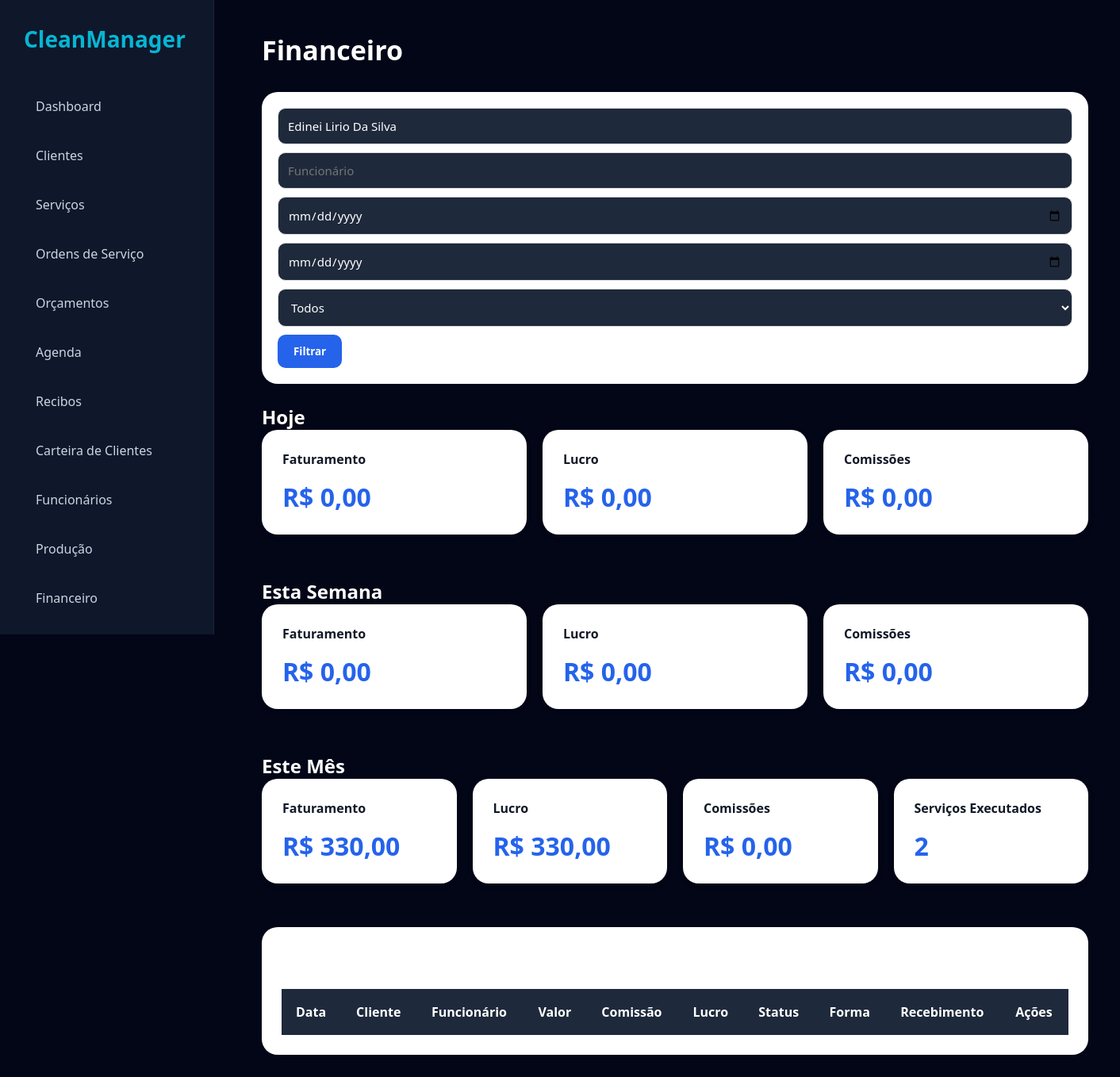
/admin/financeiro.php?cliente=Edinei Lirio Da Silva, run on an earlier commit of the app's database.
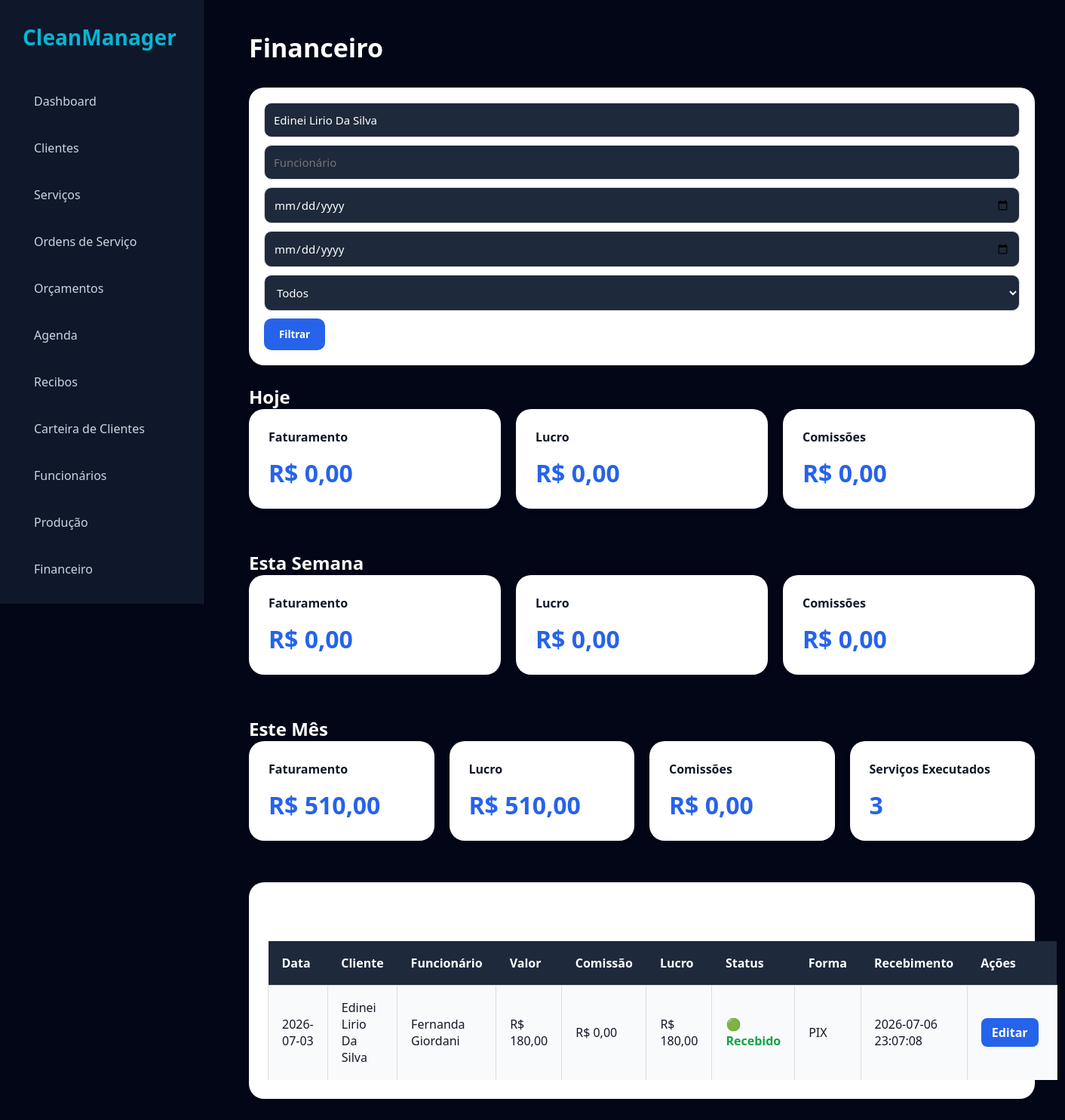
And on a later commit of the database.
### tables this page shows
CREATE TABLE historico_servicos (

id INTEGER PRIMARY KEY AUTOINCREMENT,

orcamento_id INTEGER,

cliente TEXT,

telefone TEXT,

endereco TEXT,

servico TEXT,

descricao TEXT,

valor REAL,

data_execucao TEXT,

status_pagamento TEXT

, recibo_gerado TEXT, funcionario_id INTEGER, funcionario_nome TEXT, comissao REAL DEFAULT 0, observacoes TEXT, foto_antes TEXT, foto_depois TEXT, assinatura_cliente TEXT, checklist TEXT, data_finalizacao TEXT, lucro REAL DEFAULT 0, forma_pagamento TEXT, data_recebimento TEXT);

### admin/financeiro.php (the view, shortened to what this page needs)
<?php
include '../config/conexao.php';
$cliente      = $_GET['cliente'] ?? '';
$funcionario  = $_GET['funcionario'] ?? '';
$inicio       = $_GET['inicio'] ?? '';
$fim          = $_GET['fim'] ?? '';
$where = " WHERE 1=1 ";
if($cliente!=''){
    $where .= " AND cliente LIKE '%$cliente%'";
}
$hoje = date('Y-m-d');
$inicioSemana = date('Y-m-d',strtotime('monday this week'));
$fimSemana    = date('Y-m-d',strtotime('sunday this week'));
$inicioMes = date('Y-m-01');
$fimMes    = date('Y-m-t');
function totalCampo($db,$campo,$inicio,$fim){
    $sql="
    SELECT SUM($campo) total
    FROM historico_servicos
    WHERE date(data_execucao)
    BETWEEN '$inicio'
    AND '$fim'
    ";
    $r=$db->querySingle($sql,true);
    return $r['total'] ?? 0;
}
function quantidade($db,$inicio,$fim){
    $sql="
    SELECT COUNT(*) total
    FROM historico_servicos
    WHERE date(data_execucao)
    BETWEEN '$inicio'
    AND '$fim'
    ";
    $r=$db->querySingle($sql,true);
    return $r['total'];
}
$fatHoje     = totalCampo($db,'valor',$hoje,$hoje);
$lucroHoje   = totalCampo($db,'lucro',$hoje,$hoje);
$comHoje     = totalCampo($db,'comissao',$hoje,$hoje);
$fatSemana   = totalCampo($db,'valor',$inicioSemana,$fimSemana);
$lucroSemana = totalCampo($db,'lucro',$inicioSemana,$fimSemana);
$comSemana   = totalCampo($db,'comissao',$inicioSemana,$fimSemana);
$fatMes      = totalCampo($db,'valor',$inicioMes,$fimMes);
$lucroMes    = totalCampo($db,'lucro',$inicioMes,$fimMes);
$comMes      = totalCampo($db,'comissao',$inicioMes,$fimMes);
$servicosMes = quantidade($db,$inicioMes,$fimMes);
?>
<!DOCTYPE html>
<html lang="pt-br">
<head>
<link rel="stylesheet" href="../assets/css/dashboard.css">
</head>
<body>
<?php include '../includes/sidebar.php'; ?>
<div class="content">
<div class="topbar">
<h1>Financeiro</h1>
</div>
<div class="box">
<form method="GET">
<input
type="text"
name="cliente"
placeholder="Cliente"
value="<?= htmlspecialchars($cliente); ?>">
<input
type="text"
name="funcionario"
placeholder="Funcionário"
value="<?= htmlspecialchars($funcionario); ?>">
<input
type="date"
name="inicio"
value="<?= $inicio; ?>">
<input
type="date"
name="fim"
value="<?= $fim; ?>">
<select name="status">
<option value="">Todos</option>
</select>
<button type="submit">
Filtrar
</button>
</form>
</div>
<h2>Hoje</h2>
<div class="cards">
<div class="card">
<h3>Faturamento</h3>
<div class="valor">
R$ <?= number_format($fatHoje,2,',','.'); ?>
</div>
</div>
<div class="card">
<h3>Lucro</h3>
<div class="valor">
R$ <?= number_format($lucroHoje,2,',','.'); ?>
</div>
</div>
<div class="card">
<h3>Comissões</h3>
<div class="valor">
R$ <?= number_format($comHoje,2,',','.'); ?>
</div>
</div>
</div>
<h2>Esta Semana</h2>
<div class="cards">
<div class="card">
<h3>Faturamento</h3>
<div class="valor">
R$ <?= number_format($fatSemana,2,',','.'); ?>
</div>
</div>
<div class="card">
<h3>Lucro</h3>
<div class="valor">
R$ <?= number_format($lucroSemana,2,',','.'); ?>
</div>
</div>
<div class="card">
<h3>Comissões</h3>
<div class="valor">
R$ <?= number_format($comSemana,2,',','.'); ?>
</div>
</div>
</div>
<h2>Este Mês</h2>
<div class="cards">
<div class="card">
<h3>Faturamento</h3>
<div class="valor">
R$ <?= number_format($fatMes,2,',','.'); ?>
</div>
</div>
<div class="card">
<h3>Lucro</h3>
<div class="valor">
R$ <?= number_format($lucroMes,2,',','.'); ?>
</div>
</div>
<div class="card">
<h3>Comissões</h3>
<div class="valor">
R$ <?= number_format($comMes,2,',','.'); ?>
</div>
</div>
<div class="card">
<h3>Serviços Executados</h3>
<div class="valor">
<?= $servicosMes; ?>
</div>
</div>
</div>
<div class="bloco">
<h2>Últimos Serviços</h2>
<table>
<tr>
<th>Data</th>
<th>Cliente</th>
<th>Funcionário</th>
<th>Valor</th>
<th>Comissão</th>
<th>Lucro</th>
<th>Status</th>
<th>Forma</th>
<th>Recebimento</th>
<th>Ações</th>
</tr>
<?php
$lista = $db->query("
SELECT *
FROM historico_servicos
$where
ORDER BY id DESC
LIMIT 50
");
while($item = $lista->fetchArray()){
?>
<tr>
<td><?= $item['data_execucao']; ?></td>
<td><?= htmlspecialchars($item['cliente']); ?></td>
<td><?= htmlspecialchars($item['funcionario_nome']); ?></td>
<td>
R$ <?= number_format($item['valor'],2,',','.'); ?>
</td>
<td>
R$ <?= number_format($item['comissao'],2,',','.'); ?>
</td>
<td>
R$ <?= number_format($item['lucro'],2,',','.'); ?>
</td>
<td>
<?php if($item['status_pagamento']=="Recebido"){ ?>
<span style="color:#16a34a;font-weight:bold;">
🟢 Recebido
</span>
<?php }else{ ?>
<span style="color:#dc2626;font-weight:bold;">
🔴 Pendente
</span>
<?php } ?>
</td>
<td>
<?= !empty($item['forma_pagamento']) ? htmlspecialchars($item['forma_pagamento']) : "-"; ?>
</td>
<td>
<?= !empty($item['data_recebimento']) ? $item['data_recebimento'] : "-"; ?>
</td>
<td>
<a
href="editar-comissao.php?id=<?= $item['id']; ?>"
class="editar">
Editar
</a>
</td>
</tr>
<?php } ?>
</table>
</div>
</div>
</body>
</html>

What changed in the data, as far as the page shows it:
added historico_servicos: data_execucao "2026-07-03", cliente "Edinei Lirio Da Silva", funcionario_nome "Fernanda Giordani", valor "180,00", comissao "0,00", lucro "180,00", status_pagamento "🟢 Recebido", forma_pagamento "PIX", data_recebimento "2026-07-06 23:07:08"
Also different on the page:
$fatMes: "330,00" → "510,00"
$lucroMes: "330,00" → "510,00"
$servicosMes: "2" → "3"
